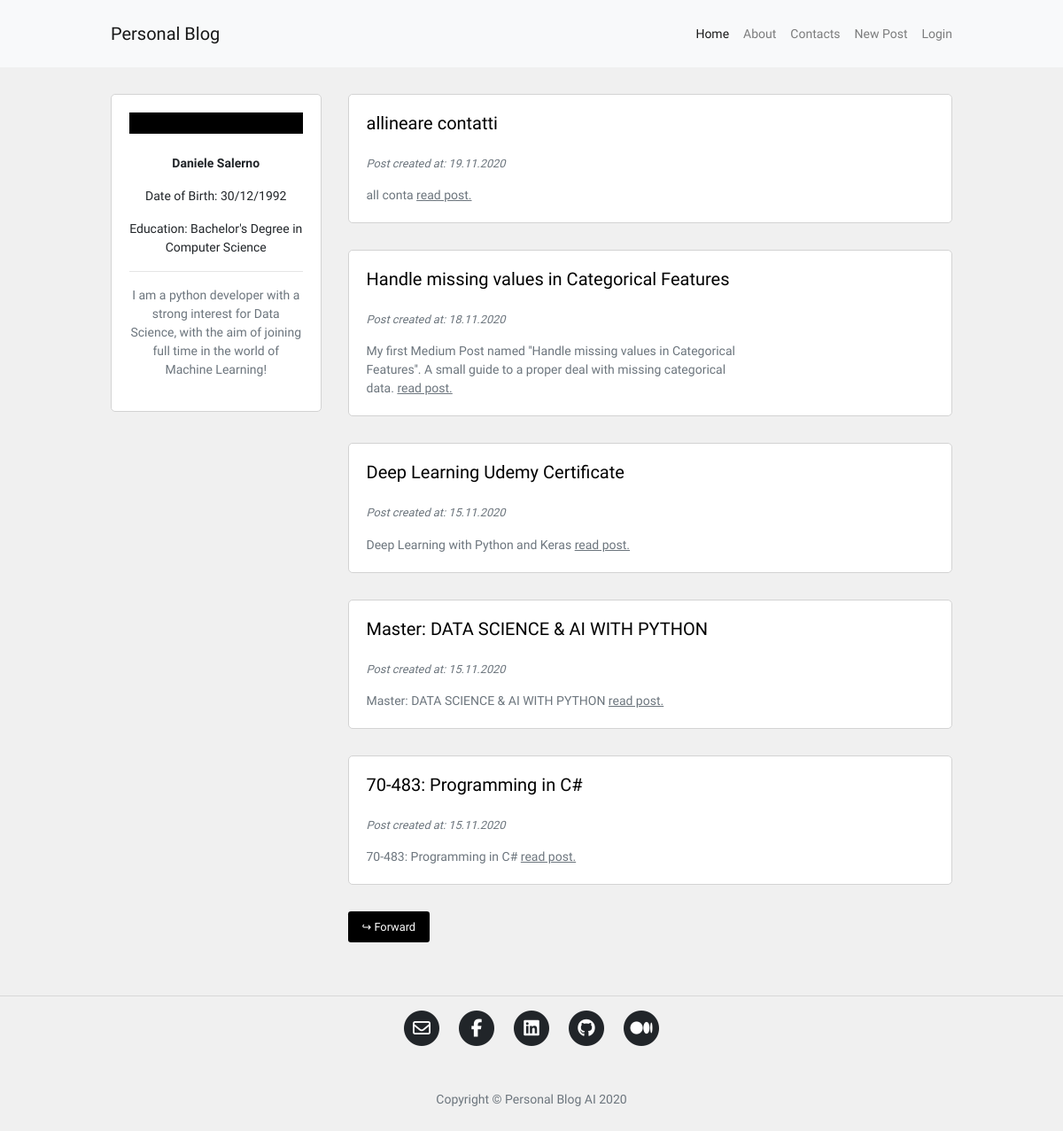
Before: / with the older database file.
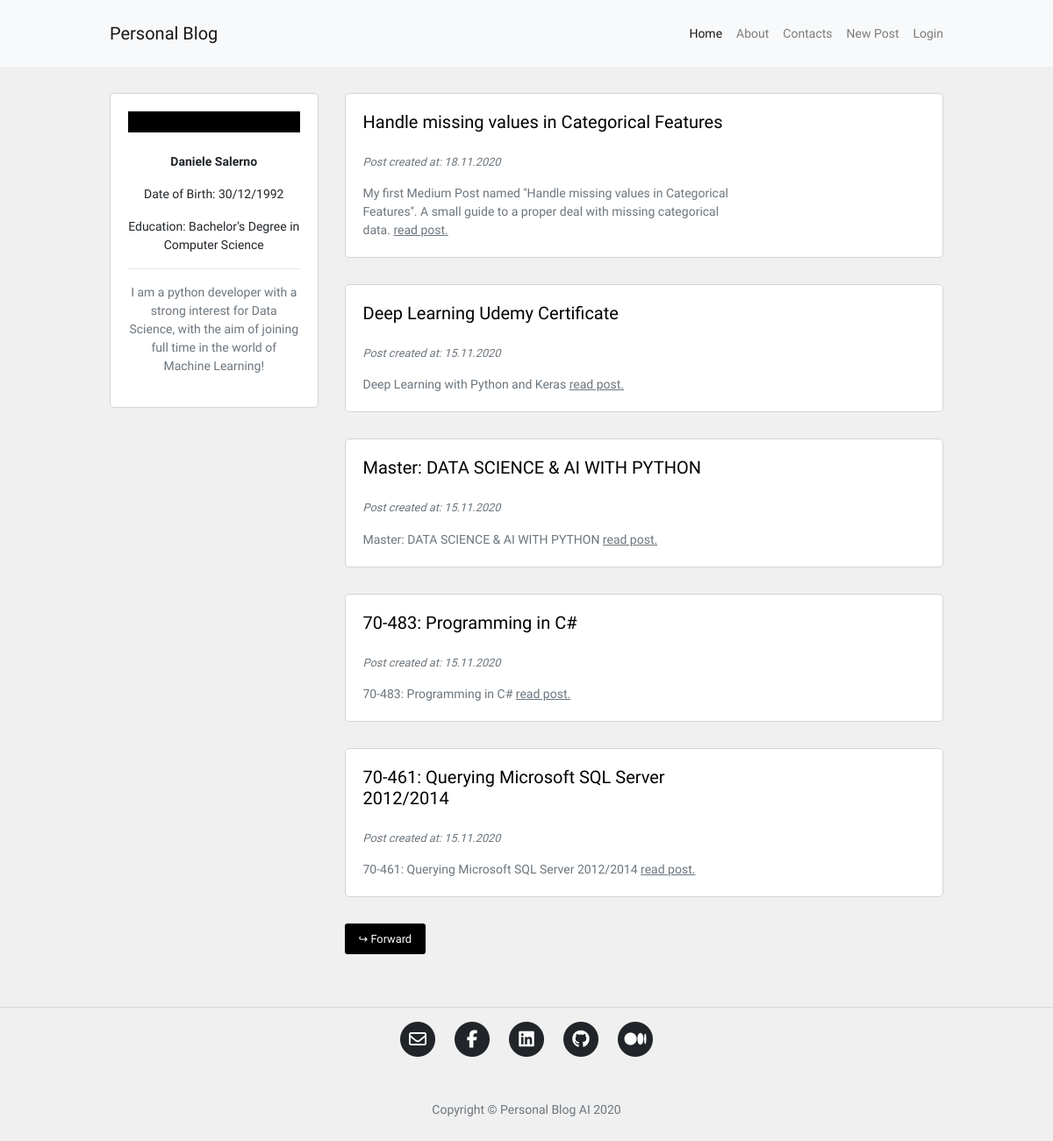
After: the same page with the newer database file.
### blog/models.py (models this page shows, shortened)
class Post(db.Model):
    id = db.Column(db.Integer, primary_key=True)
    user_id = db.Column(db.Integer, db.ForeignKey('user.id'), nullable=False)
    insert_time = db.Column(db.DateTime, default=datetime.now)
    title = db.Column(db.String(120), nullable=False)
    description = db.Column(db.String(240))
    body = db.Column(db.Text(), nullable=False)
    slug = db.Column(db.String(250))
    image = db.Column(db.String(120))

### blog/routes.py (the view)
@app.route("/")
def homepage():
    page_number = request.args.get('page', 1, type=int)
    posts = Post.query.order_by(Post.insert_time.desc()).paginate(page_number, 5, True)
    if posts.has_next:
        next_page = url_for("homepage", page=posts.next_num)
    else:
        next_page = None
    if posts.has_prev:
        previous_page = url_for("homepage", page=posts.prev_num)
    else:
        previous_page = None
    return render_template("homepage.html", posts=posts, current_page=page_number,
                            next_page=next_page, previous_page=previous_page)

### blog/templates/homepage.html (shortened to what this page needs)
{% extends 'base.html' %}
{% block content %}
<div class="container content-container">
    <div class="row no-gutters">
        <div class="col-md-9 order-md-2">
            {% for post in posts.items %}
            <div class="single-post-home">
                <div class="container">
                    <div class="row">
                        <div class="col-sm-8 no-padding-left-right">
                            <h5>
                                <a href="{{ url_for('post_detail', post_slug=post.slug) }}">
                                    <p class="hover-underline-animation">{{ post.title }}</p>
                                </a>
                            </h5>
                            <p class="p-small-two text-muted">
                                Post created at: {{ post.insert_time.strftime('%d.%m.%Y') }}
                            </p>
                            {% if post.description %}
                            <p class="p-small-one text-muted mb-0">
                                {{ post.description }}
                                <a class="read-more" href="{{ url_for('post_detail', post_slug=post.slug) }}">read post.</a>
                            </p>
                            {% endif %}
                        </div>
                        <div class="col-sm-4 no-padding-left-right auto-margin">
                            <div class="post-image-block">
                            </div>
                        </div>
                    </div>
                </div>
            </div>
            {% endfor %}
            <div class="pagination-block">
                {% if next_page %}
                <a class="btn btn-sm btn-outline-secondary mouse-cursor-gradient-tracking" href="{{ next_page }}">↪ Forward</a>
                {% endif %}
            </div>
        </div>
        <div class="col-md-3 order-md-1">
            {% include 'about_me_snippet.html' %}
        </div>
    </div>
</div>
{% endblock %}

### blog/templates/base.html (shortened to what this page needs)
<!DOCTYPE html>
<html lang="en">
<head>
	<link rel="stylesheet" href="{{ url_for('static', filename='assets/bootstrap/css/bootstrap.min.css') }}">
	<link rel="stylesheet" href="{{ url_for('static', filename='blog.css') }}">
	<link rel="stylesheet" href="{{ url_for('static', filename='animations.css') }}">
</head>
<body>
    <nav class="navbar navbar-expand-lg navbar-light bg-light">
        <div class="container navbar-container">
            <a class="navbar-brand" href="{{ url_for('homepage') }}">Personal Blog</a>
            <div class="collapse navbar-collapse" id="navbarSupportedContent">
                <ul class="navbar-nav ml-auto">
                <li class="nav-item">
                    <a class="nav-link {% if request.path == '/' %}active{% endif %}" href="{{ url_for('homepage') }}">Home <span class="sr-only">(current)</span></a>
                </li>
                <li class="nav-item">
                    <a class="nav-link {% if request.path == '/about' %}active{% endif %}" href="{{ url_for('about') }}">About</a>
                </li>
                <li class="nav-item">
                    <a class="nav-link {% if request.path == '/contact' %}active{% endif %}" href="{{ url_for('contact') }}">Contacts</a>
                </li>
                <li class="nav-item">
                    <a class="nav-link {% if request.path == '/create-post' %}active{% endif %}" href="{{ url_for('post_create') }}">New Post</a>
                </li>
                {% if current_user.is_authenticated %}
                <li class="nav-item">
                    <a class="nav-link" href="{{ url_for('logout') }}">Logout</a>
                </li>
                {% else %}
                <li class="nav-item">
                    <a class="nav-link" href="{{ url_for('login') }}">Login</a>
                </li>
                {% endif %}
                </ul>
            </div>
        </div>
    </nav>
    {% block content %}
    {% endblock %}
	<hr>
	<footer>
	  <div class="container">
		<div class="row">
		  <div class="col-lg-8 col-md-10 mx-auto">
			<ul class="list-inline text-center">
			  <li class="list-inline-item">
				<a href="mailto:salerno.daniele92@gmail.com">
				  <span class="fa-stack fa-lg">
					<i class="fas fa-circle fa-stack-2x"></i>
					<i class="far fa-envelope fa-stack-1x fa-inverse"></i>
				  </span>
				</a>
			  </li>
			  <li class="list-inline-item">
				<a href="https://www.facebook.com/account92">
				  <span class="fa-stack fa-lg">
					<i class="fas fa-circle fa-stack-2x"></i>
					<i class="fab fa-facebook-f fa-stack-1x fa-inverse"></i>
				  </span>
				</a>
			  </li>
			  <li class="list-inline-item">
				<a href="https://www.linkedin.com/in/daniele-salerno-1314ab129/">
				  <span class="fa-stack fa-lg">
					<i class="fas fa-circle fa-stack-2x"></i>
					<i class="fab fa-linkedin fa-stack-1x fa-inverse"></i>
				  </span>
				</a>
			  </li>
			  <li class="list-inline-item">
				<a href="https://github.com/daniele-salerno">
				  <span class="fa-stack fa-lg">
					<i class="fas fa-circle fa-stack-2x"></i>
					<i class="fab fa-github fa-stack-1x fa-inverse"></i>
				  </span>
				</a>
			  </li>
			  <li class="list-inline-item">
				<a href="https://daniele-salerno.medium.com/">
				  <span class="fa-stack fa-lg">
					<i class="fas fa-circle fa-stack-2x"></i>
					<i class="fab fa-medium fa-stack-1x fa-inverse"></i>
				  </span>
				</a>
			  </li>
			</ul>
			<p class="copyright text-muted">Copyright &copy; Personal Blog AI 2020</p>
		  </div>
		</div>
	  </div>
	</footer>
</body>
</html>

### blog/templates/about_me_snippet.html (shortened to what this page needs)
<div class="about-snippet-block text-center">
  <figure class="hover-img">
  </figure>
  <p class="p-small-one"><strong>Daniele Salerno</strong></p>
  <p class="p-small-one">Date of Birth: 30/12/1992</p>
  <p class="p-small-one">Education: Bachelor's Degree in Computer Science</p>
  <hr>
  <p class="p-small-one text-muted">I am a python developer with a strong interest for Data Science, with the aim of joining full time in the world of Machine Learning!</p>
</div>

### blog/static/blog.css (style rules this page uses)
html, body { font-family: 'Oxanium', sans-serif; background-color: #f0f0f0; }
a { color: #212529; transition: all .2s; }
.navbar-container { max-width: 950px; font-size: 0.875rem; padding: 10px 0px 10px 0px; }
.content-container { max-width: 950px; margin-top: 30px; margin-bottom: 30px; padding: 0px; }
.pagination-block { margin-bottom: 30px; }
.about-snippet-block { background-color: #fff; border: 1px solid #d3d3d3; border-radius: 5px; padding: 20px; }
.no-padding-left-right { padding-right: 0px; padding-left: 0px; }
.auto-margin { margin-top: auto; margin-bottom: auto; }
.single-post-home { background-color: #fff; border: 1px solid #d3d3d3; border-radius: 5px; padding: 20px; margin-bottom: 30px; }
.p-small-one { font-size: 0.875rem; }
.p-small-two { font-size: 0.800rem; font-style: italic; }
@media (min-width: 768px) { .single-post-home { margin-left: 30px; } }
@media (min-width: 768px) { .post-image-block { margin-left: 30px; } }
@media (min-width: 768px) { .pagination-block { margin-left: 30px; } }
@media (min-width: 768px) { .nav-link { padding-right: 0px !important; padding-left: 1rem !important; } }
.read-more { color: #6c757d; text-decoration: underline; }
.list-inline { padding: 50px 0 65px; margin: 0; padding: 0; }
.copyright { padding: 50px 0 65px; font-size: 14px; margin-bottom: 0; text-align: center; }

### blog/static/animations.css (style rules this page uses)
.hover-img { background-color: #000; color: #fff; display: inline-block; overflow: hidden; position: relative; text-align: center; width: 100%; }
.hover-img:before, .hover-img:after { background-color: rgba(0, 0, 0, 0.5); border-top: 32px solid rgba(0, 0, 0, 0.5); border-bottom: 32px solid rgba(0, 0, 0, 0.5); position: absolute; top: 0; bottom: 0; left: 0; right: 0; content: ''; transition: all 0.3s ease; z-index: 1; opacity: 0; transform: scaleY(2); }
.container { overflow-x: hidden; width: 100%; }
.mouse-cursor-gradient-tracking { position: relative; background: black; padding: 0.5rem 1rem; font-size: 0.8rem; border: none; color: white; cursor: pointer; outline: none; overflow: hidden; }
.mouse-cursor-gradient-tracking:before { --size: 0; content: ''; position: absolute; left: var(--x); top: var(--y); width: var(--size); height: var(--size); background: radial-gradient(circle closest-side, white, transparent); transform: translate(-50%, -50%); transition: width 0.2s ease, height 0.2s ease; }
.hover-underline-animation { display: inline-block; position: relative; color: #000; }
.hover-underline-animation:after { content: ''; position: absolute; width: 100%; transform: scaleX(0); height: 2px; bottom: 0; left: 0; background-color: #000; transform-origin: bottom right; transition: transform 0.25s ease-out; }

Changed rows visible on the page:
removed Post: title "allineare contatti", insert_time "19.11.2020", description "all conta"
now on this page (row unchanged): Post: title "70-461: Querying Microsoft SQL Server 2012/2014", insert_time "15.11.2020", description "70-461: Querying Microsoft SQL Server 2012/2014"
